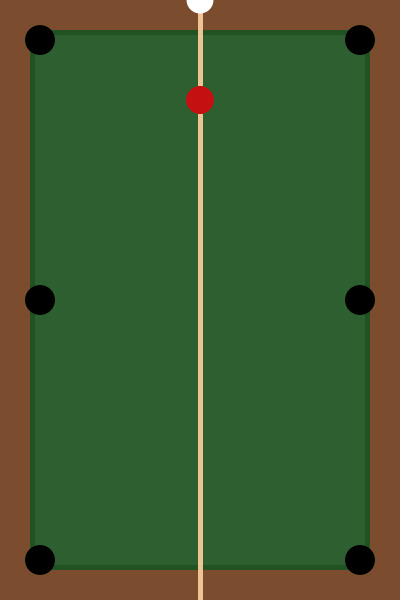
Frame 1 (no input)
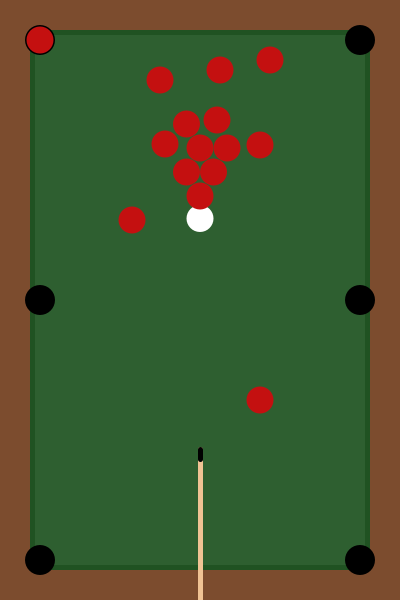
Frame 60 (the mouse pressed at the canvas centre just before this capture)
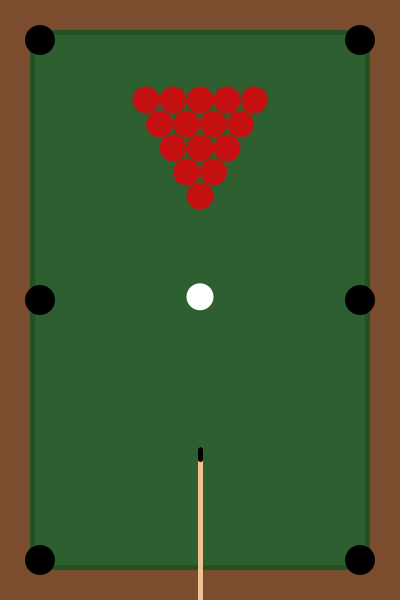
Frame 120 (the mouse held since frame 60 and released just before this capture)

The Processing sketch that drew these frames (run headless with seeded random() and noise(); from frame 60 on, the mouse is pressed at the canvas centre):

// Processing sketch: processing_134610
// ── processing_134610.pde

float a;
float y1;

float g1;
float g2;
float h1;
float h2;
float i1;
float i2;
float j1;
float j2;
float k1;
float k2;
float l1;
float l2;
float m1;
float m2;
float n1;
float n2;
float o1;
float o2;
float p1;
float p2;
float q1;
float q2;
float r1;
float r2;
float s1;
float s2;
float t1;
float t2;
float u1;
float u2;

void setup() {
  size(400, 600);
  background(0);
}


void draw() {

  //MESA
  noStroke();
  fill(#7C4C2E);
  rect(0, 0, 400, 600);

  fill(#205222);
  rect(30, 30, 340, 540);
  fill(#2E5F30);
  rect(35, 35, 330, 530);

  //BURACOS
  fill(0);
  ellipse(40, 40, 30, 30);
  ellipse(40, 300, 30, 30);
  ellipse(40, 560, 30, 30);

  ellipse(360, 40, 30, 30);
  ellipse(360, 300, 30, 30);
  ellipse(360, 560, 30, 30);

  //TACO
  stroke(#F0C394);
  strokeWeight(5);
  line(200, a, 200, 600);
  stroke(0);
  line(200, a, 200, a+10);
  if (mouseY<450) {
    a = 449;
  }
  if (mouseY>450) {
    a = mouseY;
  }

  //BRANCA
  y1 = lerp(y1, mouseY, 0.05);
  noStroke();
  fill(255);
  ellipse(200, y1, 27, 27);
  if (y1<230) {
    y1 = 230;
  }

  //VERMELHAS
  pushMatrix();
  fill(#C41010);
  translate(width/2, 100);
  //FILA1
  ellipse(g1, g2, 27, 27); //1
  ellipse(h1, h2, 27, 27); //2
  ellipse(i1, i2, 27, 27); //3
  ellipse(j1, j2, 27, 27); //4
  ellipse(k1, k2, 27, 27); //5
  //FILA2
  ellipse(l1, l2, 27, 27); //1
  ellipse(m1, m2, 27, 27); //2
  ellipse(n1, n2, 27, 27); //3
  ellipse(o1, o2, 27, 27); //4
  //FILA3
  ellipse(p1, p2, 27, 27); //1
  ellipse(q1, q2, 27, 27); //2
  ellipse(r1, r2, 27, 27); //3
  //FILA4
  ellipse(s1, s2, 27, 27); //1
  ellipse(t1, t2, 27, 27); //2
  //FILA5
  ellipse(u1, u2, 27, 27); //1

  if (mouseY<100) {
    g1 = -40;
    g2 = -20;
    h1 = 60;
    h2 = 45;
    i1 = -160;
    i2 = -60;
    j1 = 60;
    j2 = 300;
    k1 = 70;
    k2 = -40;
    l1 = -68;
    l2 = 120;
    m1 = -13.5;
    m2 = 24;
    n1 = 17;
    n2 = 20;
    o1 = 20;
    o2 = -30;
    p1 = -35;
    p2 = 44;
    q1 = 0;
    q2 = 48;
    r1 = 27;
    r2 = 48;
    s1 = -13.5;
    s2 = 72;
    t1 = 13.5;
    t2 = 72;
    u1 = 0;
    u2 = 96;
  }
  else {
    g1 = -54;
    g2 = 0;
    h1 = -27;
    h2 = 0;
    i1 = 0;
    i2 = 0;
    j1 = 27;
    j2 = 0;
    k1 = 54;
    k2 = 0;
    l1 = -40.5;
    l2 = 24;
    m1 = -13.5;
    m2 = 24;
    n1 = 13.5;
    n2 = 24;
    o1 = 40.5;
    o2 = 24;
    p1 = -27;
    p2 = 48;
    q1 = 0;
    q2 = 48;
    r1 = 27;
    r2 = 48;
    s1 = -13.5;
    s2 = 72;
    t1 = 13.5;
    t2 = 72;
    u1 = 0;
    u2 = 96;
  }

  popMatrix();
}
